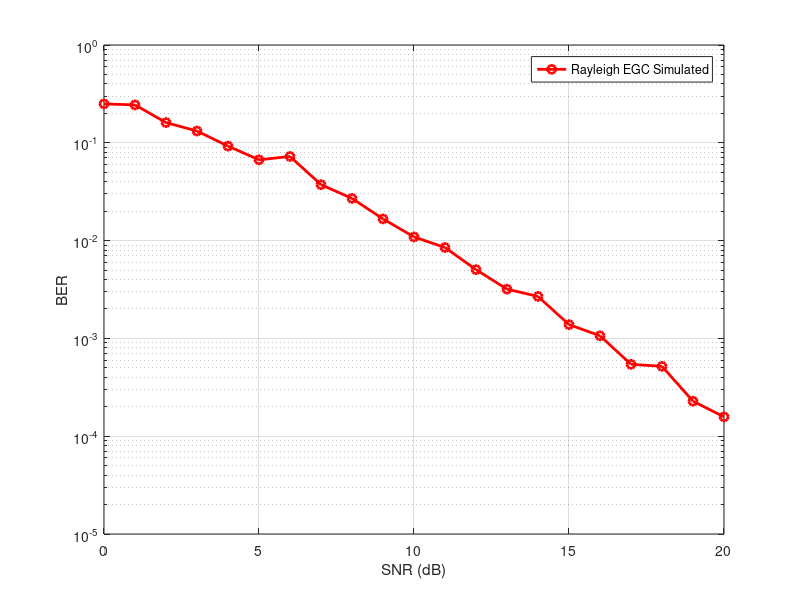

The MATLAB script that drew this image:
%Aim
%Bit error rate analysis of digital communication receivers with Equal Gain Combining (EGC) receive diversity in frequency-flat and slowly varying fading channel.
%
clc;
close all;
clear all;
% Number of information bits
m= 10^3;
%Range of SNR values
snr_dB = [0:1:20];
for j=1:1:length(snr_dB)
n_err = 0;
n_bits = 0;
while n_err < 100
inf_bits=round(rand(1,m));
% BPSK modulator
x=-2*(inf_bits-0.5);
% Noise variance
N0=1/10^(snr_dB(j)/10);
n1 = sqrt(N0/2)*abs((randn(1,length(x)) + i*randn(1,length(x)))); %noise for the first
n2 = sqrt(N0/2)*abs((randn(1,length(x)) + i*randn(1,length(x)))); %noise for the first
h1 = sqrt(0.5)*abs((randn(1,length(x)) + i*randn(1,length(x)))); %rayleigh amplitude 1
h2 = sqrt(0.5)*abs((randn(1,length(x)) + i*randn(1,length(x)))); %rayleigh amplitude 1
%Equal Gain combining
y1 = h1.*x+n1; % Signal 1
y2 = h2.*x+n2; % Signal 2
y_equal = 0.5*(y1+y2);
% dec_metric=(norm(y_equal- h1*x-h2*x))^2;
% Decision making at the Receiver
est_bits=y_equal < 0;
% Calculate Bit Errors
diff=inf_bits-est_bits;
n_err=n_err+sum(abs(diff));
n_bits=n_bits+length(inf_bits);
end
% Calculate Bit Error Rate
BER(j)=n_err/n_bits;
end
semilogy(snr_dB,BER,'or-','LineWidth',2);
legend('Rayleigh EGC Simulated', 'Rayleigh Theoretical');
axis([0 20 10^-5 1]);
xlabel('SNR (dB)');
ylabel('BER');
grid on;